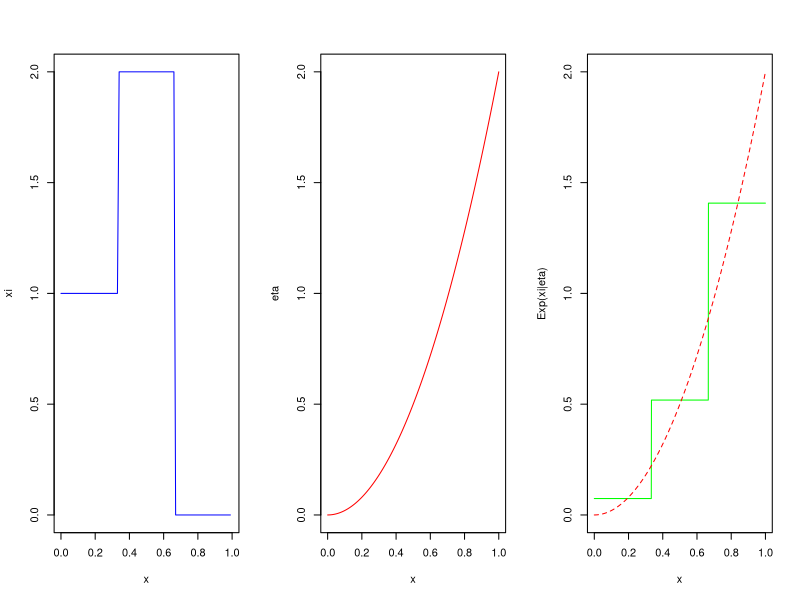

R code for this plot:
## ---- chunk 1
x<-seq(0,1,0.001)
n= function(x){
  ifelse((x<1/3),1,ifelse((x<2/3),2,ifelse((x<1),0,NA)))
}


xi = function(x) {2*x^2}
Exp = function(x) {
  (x >= 0 & x <1/3) * 2/27 +
      (x > 1/3 & x < 2/3) * 14/27 +
      (x > 2/3  & x <=1)*38/27
}
par(mfrow = c(1, 3))
plot(n,xlim=c(0,1) ,ylim = c(0,2), col = 'blue', xlab="x", ylab="xi")
plot(x, xi(x), type = 'l', ylim = c(0,2), col = 'red',xlab="x",ylab="eta")
plot(x, Exp(x), type = 'l', ylim = c(0,2), col = 'green',xlab="x",ylab="Exp(xi|eta)")
lines(x, xi(x),lty = 2, col='red')
